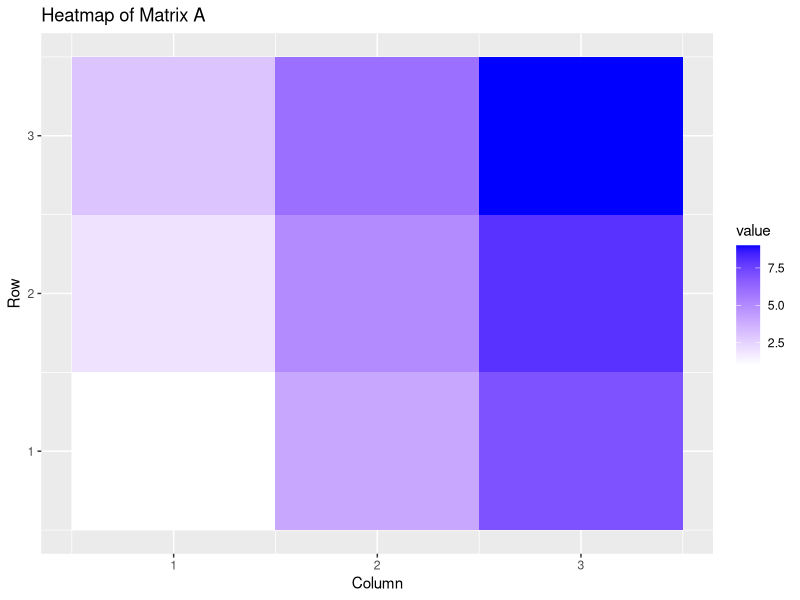
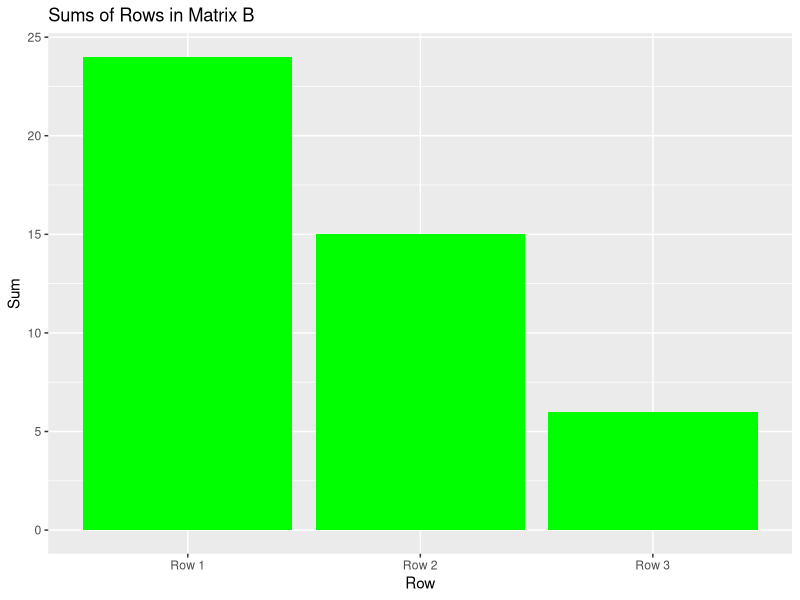

Recreate these plots in R, in order.
library(ggplot2);library(reshape2)
mA=matrix(1:9,3,3,T);mB=matrix(9:1,3,3,T)
sm=mA+mB;scm=mA*2;tA=t(mA);pm=mA%*%mB;sma=sum(mA);mmb=mean(mB);sdb=sd(mB)
print(ggplot(melt(mA),aes(Var1,Var2,fill=value))+geom_tile()+scale_fill_gradient(low="white",high="blue")+labs(title="Heatmap of Matrix A",x="Column",y="Row"))
print(ggplot(data.frame(Row=paste("Row",1:3),Sum=rowSums(mB)),aes(Row,Sum))+geom_bar(stat="identity",fill="green")+labs(title="Sums of Rows in Matrix B",x="Row",y="Sum"))